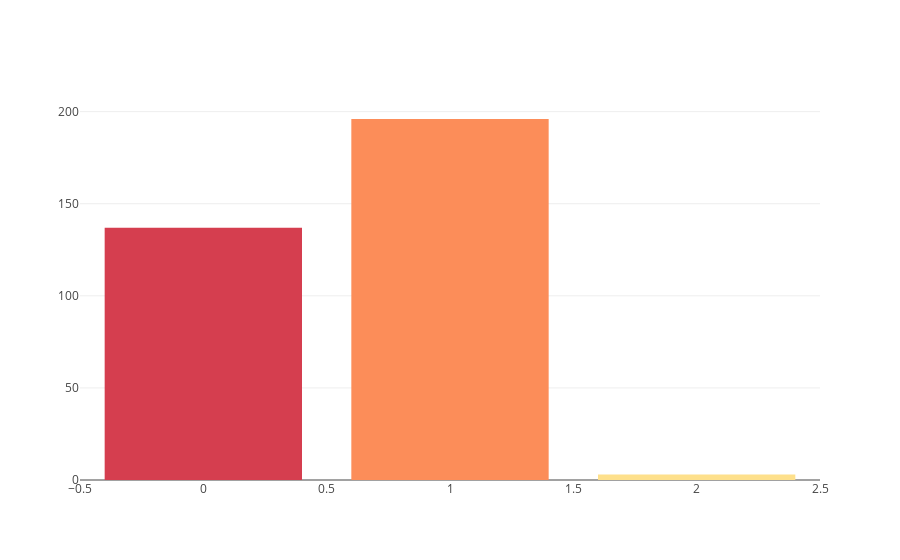
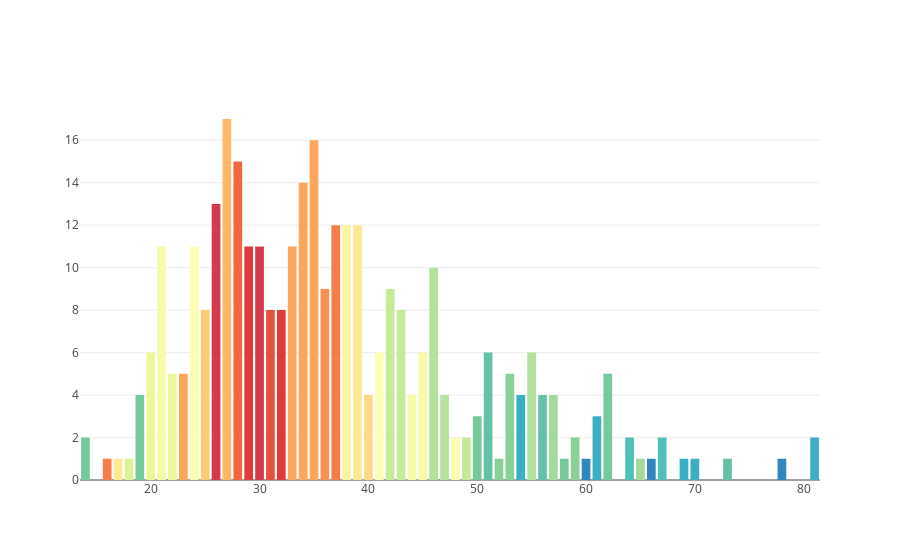
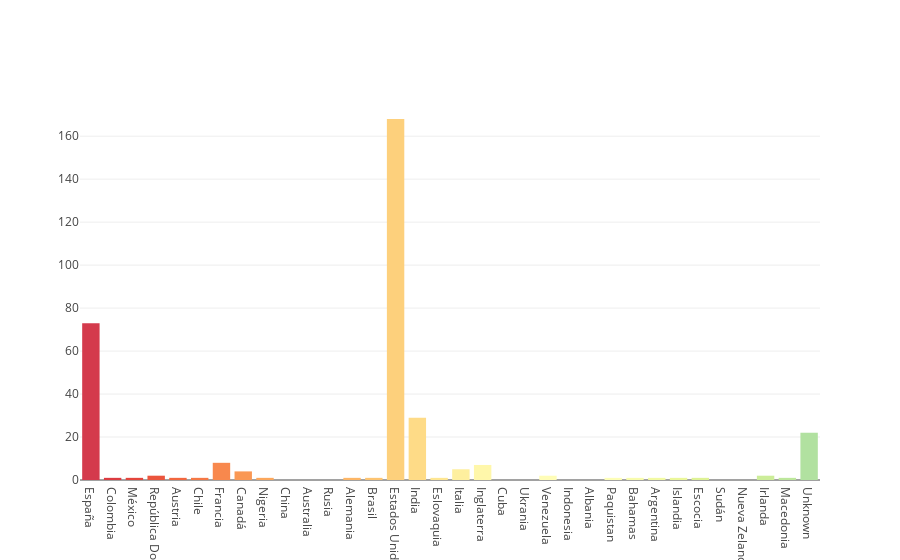
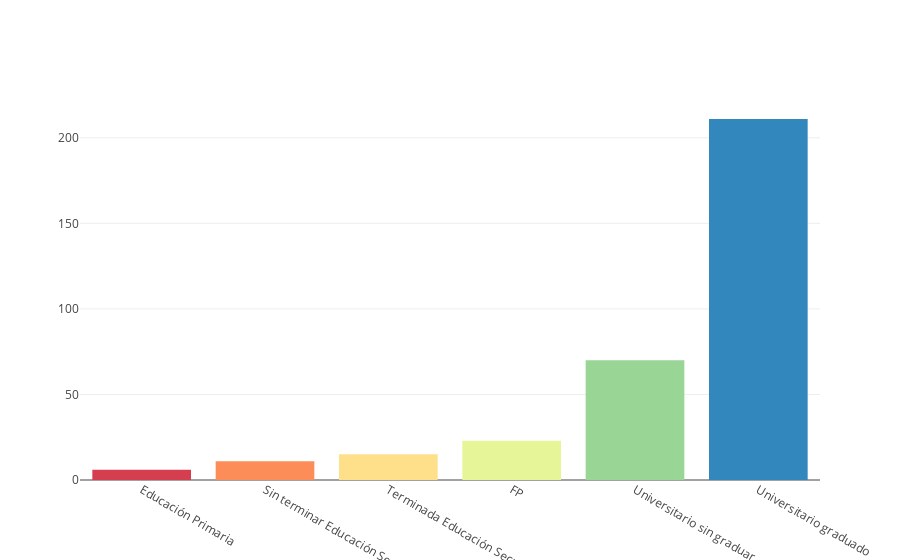

Here is the notebook cell these charts were saved with, in order:
### Code cell
visualize_personal_info_by_prosume_clusters_esp(dataframe_with_clusters_esp)
